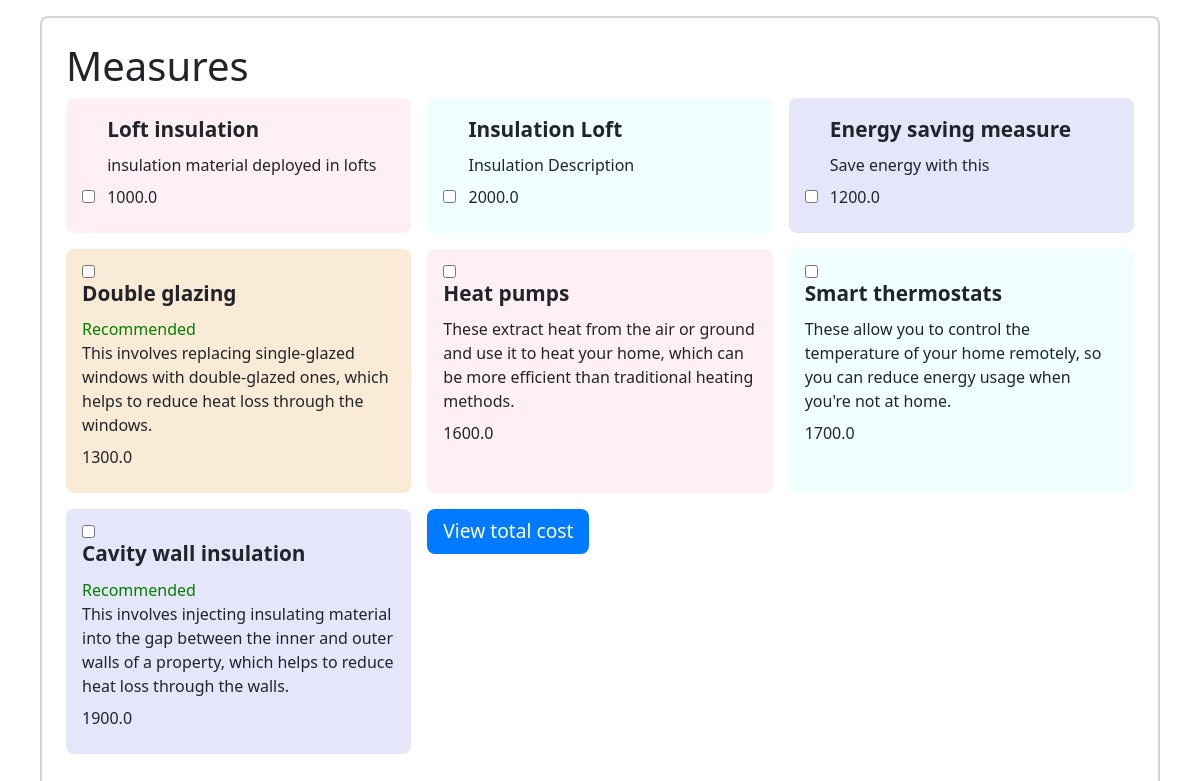
Screenshot of /measures/ with the database file from the repository.
### app/models.py (models this page shows, shortened)
class Measure(models.Model):
    name = models.CharField(max_length=100)
    description = models.TextField()
    cost = models.FloatField()
    recommended = models.BooleanField(default=False)

### app/views.py (the view)
# urls.py: path("measures/", views.measures, name="measures"),
def measures(request):
    measures = Measure.objects.all()
    if request.method == 'POST':
        total_cost = 0
        for measure in measures:
            if str(measure.id) in request.POST:
                total_cost += float(request.POST[str(measure.id)])
        return render(request, 'app/measures.html', {'measures': measures, 'total_cost': total_cost})
    else:
        return render(request, "app/measures.html", {"measures": measures})

### app/templates/app/measures.html (shortened to what this page needs)
{% load static %}
<link rel="stylesheet" type="text/css" href="{% static 'app/measures.css' %}">
<html lang="en">
  <head>
    <link
      href="https://cdn.jsdelivr.net/npm/bootstrap@5.0.2/dist/css/bootstrap.min.css"
      rel="stylesheet"
    />
  </head>
  <body>
    <article>
	<h1>Measures</h1>
	<dl>
        <form method="post">
        {%for measure in measures%}
        <div>
    <input type="checkbox" id="measure{{ measure.id }}" name="{{ measure.id }}" value="{{ measure.cost }}" >
    <label for="measure{{ measure.id }}" style="cursor:pointer;">
      <dt>{{ measure.name }}</dt>
      {% if measure.recommended %}
      <div style="color: green;">Recommended</div>
      {% endif %}
      <dd>{{ measure.description }}</dd>
      <dd>{{ measure.cost }}</dd>
    </label>
  </div>
    {% endfor %}
    <p>
  <button type="submit">View total cost</button>
    </p>
  </form>
	</dl>
</article>
  </body>
</html>

### app/static/app/measures.css (style rules this page uses)
* { box-sizing: border-box; }
body { font-family: "Open Sans", sans-serif; margin: 0; padding: 1rem; }
article { max-width: 70rem; margin: 0 auto; border: 0.18rem solid lightgrey; padding: clamp(1rem, 2vw, 3rem); border-radius: 0.5rem; }
h1, dl { margin: 0; }
article > * + * { margin-top: 1rem; }
form { display: grid; grid-template-columns: repeat(auto-fill, minmax(min(100%, 20rem), 1fr)); gap: 1rem; }
form > div { background: antiquewhite; padding: 1rem; border-radius: 0.5rem; }
form > div:nth-child(4n - 2) { background: lavenderblush; }
form > div:nth-child(4n - 1) { background: azure; }
form > div:nth-child(4n) { background: lavender; }
label dt { font-weight: 700; font-size: 1.3rem; margin-bottom: 0.5rem; }
input[type="checkbox"] { margin-right: 0.5rem; }
button[type="submit"] { background-color: #007bff; border: none; color: white; padding: 0.5rem 1rem; border-radius: 0.5rem; cursor: pointer; }
p { font-size: 1.2rem; font-weight: 700; margin-top: 1rem; }

### rows the page displays
Measure: name "Loft insulation", description "insulation material deployed in lofts", cost "1000.0"
Measure: name "Insulation Loft", description "Insulation Description", cost "2000.0"
Measure: name "Energy saving measure", description "Save energy with this", cost "1200.0"
Measure: name "Double glazing", recommended "Recommended", description "This involves replacing single-glazed windows with double-glazed ones, which helps to reduce heat loss through the windows.", cost "1300.0"
Measure: name "Heat pumps", description "These extract heat from the air or ground and use it to heat your home, which can be more efficient than traditional heating methods.", cost "1600.0"
Measure: name "Smart thermostats", description "These allow you to control the temperature of your home remotely, so you can reduce energy usage when you're not at home.", cost "1700.0"
Measure: name "Cavity wall insulation", recommended "Recommended", description "This involves injecting insulating material into the gap between the inner and outer walls of a property, which helps to reduce heat loss through the walls.", cost "1900.0"
